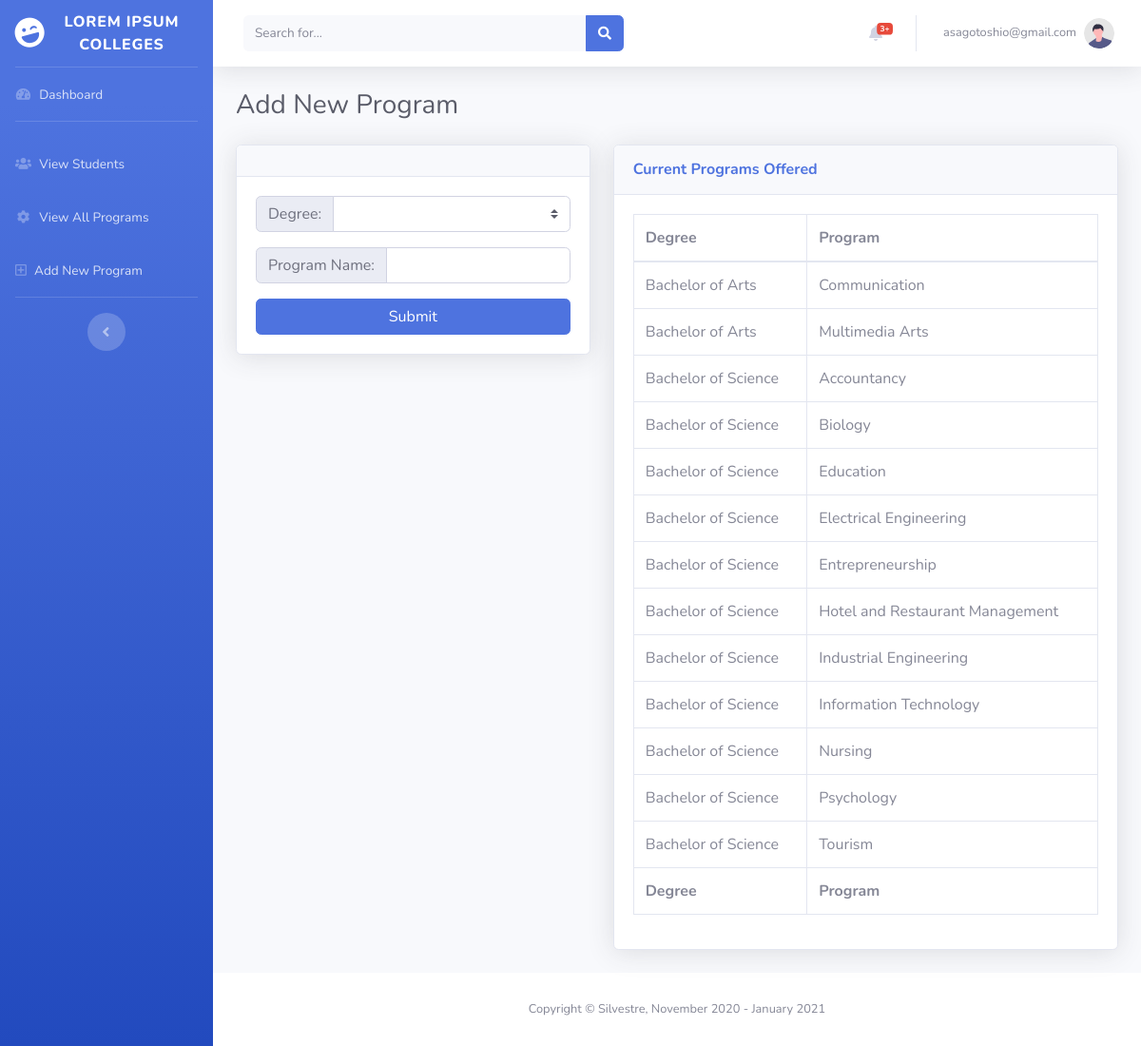
/admin/addprogram.php (signed in), run on the app's committed database.
### tables this page shows
CREATE TABLE `program` (
  `id` int(10) NOT NULL,
  `degree` varchar(100) NOT NULL,
  `coursename` varchar(100) NOT NULL,
  `subjectcode` varchar(10) NOT NULL,
  `subjectname` varchar(256) NOT NULL,
  `yearlevel` varchar(50) NOT NULL,
  `semester` varchar(50) NOT NULL
);

### admin/addprogram.php (the view, shortened to what this page needs)
<!DOCTYPE html>
<html lang="en">
<?php
    include("connection.php");
    $degree = "";
    $courseName = "";
?>
<head>
    <link href="vendor/fontawesome-free/css/all.min.css" rel="stylesheet" type="text/css">
    <link href="css/sb-admin-2.min.css" rel="stylesheet">
</head>
<body id="page-top">
    <div id="wrapper">
        <ul class="navbar-nav bg-gradient-primary sidebar sidebar-dark accordion" id="accordionSidebar">
            <a class="sidebar-brand d-flex align-items-center justify-content-center" href="index.php">
                <div class="sidebar-brand-icon rotate-n-15">
                    <i class="fas fa-laugh-wink"></i>
                </div>
                <div class="sidebar-brand-text mx-3">Lorem Ipsum Colleges</div>
            </a>
            <hr class="sidebar-divider my-0">
            <li class="nav-item">
                <a class="nav-link" href="index.php">
                    <i class="fas fa-fw fa-tachometer-alt"></i>
                    <span>Dashboard</span></a>
            </li>
            <hr class="sidebar-divider">
            <li class="nav-item">
                <a class="nav-link collapsed" href="viewstudents.php" aria-expanded="true" aria-controls="collapseTwo">
                    <i class="fas fa-fw fa-users"></i>
                    <span>View Students</span>
                </a>
                <a class="nav-link collapsed" href="viewprograms.php" aria-expanded="true" aria-controls="collapseTwo">
                    <i class="fas fa-fw fa-cog"></i>
                    <span>View All Programs</span>
                </a>
                <a class="nav-link collapsed" href="addprogram.php" aria-expanded="true" aria-controls="collapseTwo">
                    <i class="far fa-plus-square"></i>
                    <span>Add New Program</span>
                </a>
            </li>
            <hr class="sidebar-divider d-none d-md-block">
            <div class="text-center d-none d-md-inline">
                <button class="rounded-circle border-0" id="sidebarToggle"></button>
            </div>
        </ul>
        <div id="content-wrapper" class="d-flex flex-column">
            <div id="content">
                <nav class="navbar navbar-expand navbar-light bg-white topbar mb-4 static-top shadow">
                    <form
                        class="d-none d-sm-inline-block form-inline mr-auto ml-md-3 my-2 my-md-0 mw-100 navbar-search">
                        <div class="input-group">
                            <input type="text" class="form-control bg-light border-0 small" placeholder="Search for..."
                                aria-label="Search" aria-describedby="basic-addon2">
                            <div class="input-group-append">
                                <button class="btn btn-primary" type="button">
                                    <i class="fas fa-search fa-sm"></i>
                                </button>
                            </div>
                        </div>
                    </form>
                    <ul class="navbar-nav ml-auto">
                        <li class="nav-item dropdown no-arrow mx-1">
                            <a class="nav-link dropdown-toggle" href="#" id="alertsDropdown" role="button"
                                data-toggle="dropdown" aria-haspopup="true" aria-expanded="false">
                                <i class="fas fa-bell fa-fw"></i>
                                <span class="badge badge-danger badge-counter">3+</span>
                            </a>
                        </li>
                        <li class="nav-item dropdown no-arrow">
                            <a class="nav-link dropdown-toggle" href="#" id="userDropdown" role="button"
                                data-toggle="dropdown" aria-haspopup="true" aria-expanded="false">
                                <span class="mr-2 d-none d-lg-inline text-gray-600 small">
                                    <?php echo $_SESSION['email_address']; ?>
                                </span>
                                <img class="img-profile rounded-circle"
                                    src="img/undraw_profile.svg">
                            </a>
                        </li>
                    </ul>
                </nav>
                <div class="container-fluid">
                    <h1 class="h3 mb-4 text-gray-800">Add New Program</h1>
                    <div class="row">
                        <div class="col-lg-5">
                            <div class="card shadow mb-4">
                                <div class="card-header py-3">
                                </div>
                                <form method="POST" action="">
                                <div class="card-body">
                                        <div class="input-group mb-3">
                                            <div class="input-group-prepend">
                                                <label class="input-group-text" for="course">Degree:</label>
                                            </div>
                                            <select class="custom-select" id="degree" name="degree">
                                                <option value="default" selected></option>
                                                <option <?php if($degree == "Bachelor of Science") echo "selected"; ?>
                                                    value="Bachelor of Science">Bachelor of Science</option>
                                            </select>
                                        </div>
                                        <div class="input-group mb-3">
                                            <div class="input-group-prepend">
                                                <span class="input-group-text" id="">Program Name:</span>
                                            </div>
                                            <input type="text" class="form-control" placeholder="" name="courseName" id="courseName"
                                                value="<?php echo $courseName; ?>">
                                        </div>
                                    <input type="submit" class="btn btn-primary btn-user btn-block" name="submitCourse" id="submitCourse" value="Submit">
                                </div>
                                </form>
                            </div>
                        </div>
                        <div class="col-lg-7">
                            <div class="card shadow mb-4">
                                <div class="card-header py-3">
                                    <h6 class="m-0 font-weight-bold text-primary">Current Programs Offered</h6>
                                </div>
                                <div class="card-body">
                                    <div class="table-responsive">
                                        <table class="table table-bordered" id="dataTable" width="100%" cellspacing="0">
                                            <thead>
                                                <tr>
                                                    <th>Degree</th>
                                                    <th>Program</th>
                                                </tr>
                                            </thead>
                                            <tfoot>
                                                <tr>
                                                    <th>Degree</th>
                                                    <th>Program</th>
                                                </tr>
                                            </tfoot>
                                            <tbody>
                                                <?php
                                                    $viewAllPrograms = "SELECT * FROM program ORDER BY degree, coursename";
                                                    $viewConnect = mysqli_query($connect, $viewAllPrograms);
                                                    while ($courseRows = mysqli_fetch_array($viewConnect)) {
                                                        echo "<tr>";
                                                        echo "<td>" . $courseRows['degree'] . "</td>";
                                                        echo "<td>" . $courseRows['coursename'] . "</td>";
                                                ?>
                                                <?php
                                                        echo "</tr>";
                                                    }
                                                ?>
                                            </tbody>
                                        </table>
                                    </div>
                                </div>
                            </div>
                        </div>
                    </div>
                </div>
            </div>
            <footer class="sticky-footer bg-white">
                <div class="container my-auto">
                    <div class="copyright text-center my-auto">
                        <span>
                            Copyright &copy; Silvestre, November 2020 - <?php echo date("F") . " " . date("Y"); ?>
                        </span>
                    </div>
                </div>
            </footer>
        </div>
    </div>
</body>
</html>

### data on the page
program: degree "Bachelor of Arts", coursename "Communication"
program: degree "Bachelor of Arts", coursename "Multimedia Arts"
program: degree "Bachelor of Science", coursename "Accountancy"
program: degree "Bachelor of Science", coursename "Biology"
program: degree "Bachelor of Science", coursename "Education"
program: degree "Bachelor of Science", coursename "Electrical Engineering"
program: degree "Bachelor of Science", coursename "Entrepreneurship"
program: degree "Bachelor of Science", coursename "Hotel and Restaurant Management"
program: degree "Bachelor of Science", coursename "Industrial Engineering"
program: degree "Bachelor of Science", coursename "Information Technology"
program: degree "Bachelor of Science", coursename "Nursing"
program: degree "Bachelor of Science", coursename "Psychology"
program: degree "Bachelor of Science", coursename "Tourism"

### other printed values
$_SESSION['email_address'] "asagotoshio@gmail.com"
